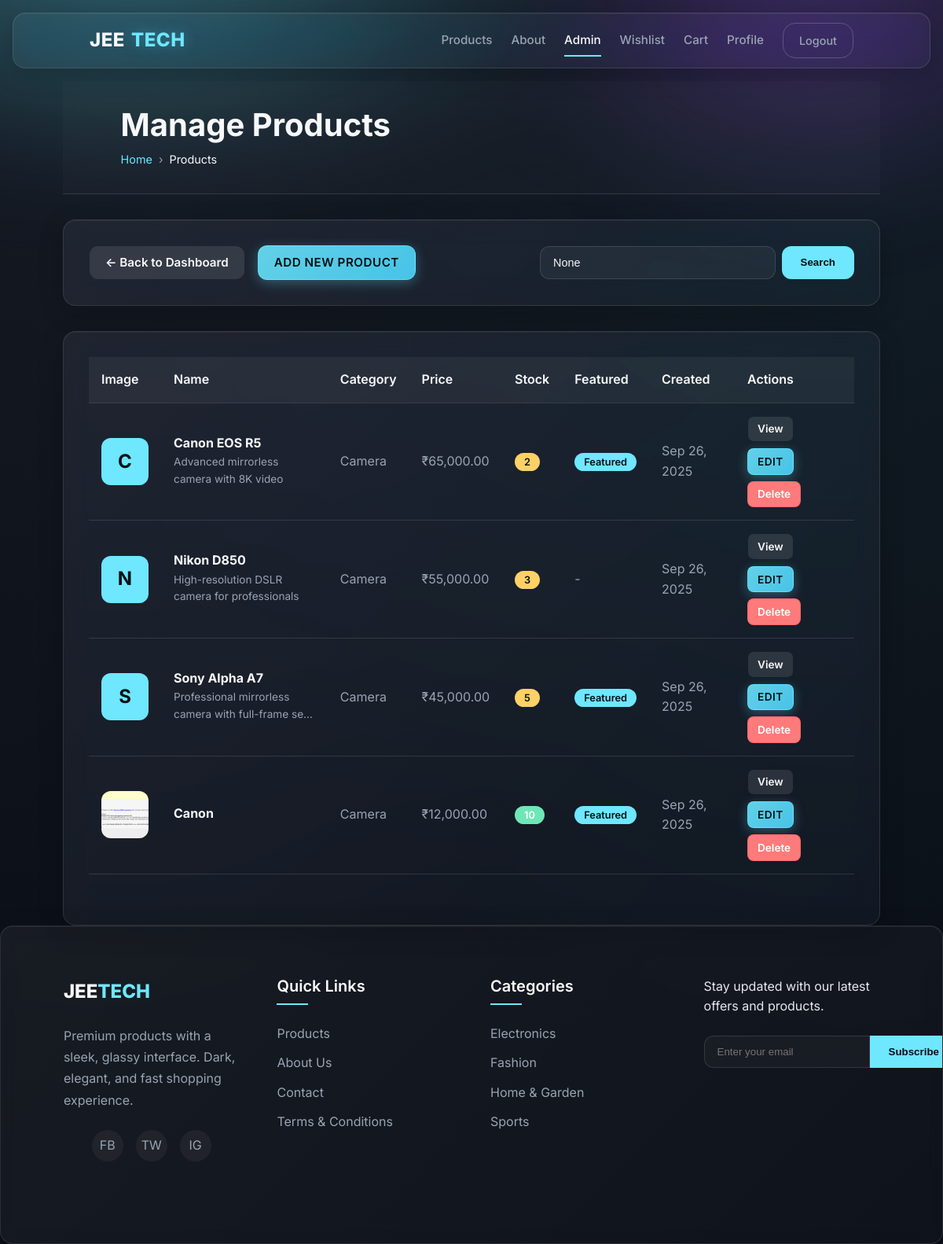
/admin-dashboard/products/ (signed in), run on the app's committed database.
### shop/models.py (models this page shows, shortened)
class Product(models.Model):
    category = models.ForeignKey(Category, on_delete=models.CASCADE, related_name="products")
    name = models.CharField(max_length=200)
    slug = models.SlugField(unique=True, blank=True, null=True)
    description = models.TextField(blank=True)
    price = models.DecimalField(max_digits=10, decimal_places=2)
    stock = models.PositiveIntegerField(default=0)
    image = models.ImageField(upload_to="products/", blank=True)
    created_at = models.DateTimeField(auto_now_add=True, null=True)
    updated_at = models.DateTimeField(auto_now=True, null=True)
    is_featured = models.BooleanField(default=False)
    class Meta:
        ordering = ['-created_at']

class Category(models.Model):
    name = models.CharField(max_length=100)
    slug = models.SlugField(unique=True, blank=True, null=True)
    class Meta:
        verbose_name_plural = "Categories"
        ordering = ['name']

### shop/views.py (the view)
# urls.py: path('admin-dashboard/products/', views.admin_products, name='admin_products'),
@staff_member_required
def admin_products(request):
    products = Product.objects.all().order_by('-created_at')
    search_query = request.GET.get('search')
    if search_query:
        products = products.filter(
            Q(name__icontains=search_query) |
            Q(description__icontains=search_query) |
            Q(category__name__icontains=search_query)
        )
    paginator = Paginator(products, 20)
    page_number = request.GET.get('page')
    page_obj = paginator.get_page(page_number)
    context = {
        'page_obj': page_obj,
        'search_query': search_query,
    }
    return render(request, 'shop/admin_products.html', context)

### shop/context_processors.py (called while the page is built)
def categories(request):
    return {
        'categories': Category.objects.all()[:10]
    }

def cart_wishlist_counts(request):
    context = {
        'cart_count': 0,
        'wishlist_count': 0,
    }
    if request.user.is_authenticated:
        context['cart_count'] = CartItem.objects.filter(user=request.user).count()
        context['wishlist_count'] = Wishlist.objects.filter(user=request.user).count()
    return context

### templates/shop/admin_products.html (shortened to what this page needs)
{% extends 'shop/base.html' %}
{% load humanize %}
{% block page_heading %}Manage Products{% endblock %}
{% block current_page %}Products{% endblock %}
{% block page_content %}
    <div class="admin-header glass-blur fade-in" data-animate>
        <div class="admin-actions">
            <a href="{% url 'admin_dashboard' %}" class="btn btn-outline">← Back to Dashboard</a>
            <a href="{% url 'admin_product_add' %}" class="btn btn-primary">Add New Product</a>
        </div>
        <form method="get" class="search-form">
            <div class="search-group">
                <input type="text" name="search" value="{{ search_query }}" placeholder="Search products..." class="search-input">
                <button type="submit" class="search-btn">Search</button>
            </div>
        </form>
    </div>
    <div class="products-section glass-blur fade-in" data-animate>
        {% if page_obj %}
            <div class="table-container">
                <table class="admin-table">
                    <thead>
                        <tr>
                            <th>Image</th>
                            <th>Name</th>
                            <th>Category</th>
                            <th>Price</th>
                            <th>Stock</th>
                            <th>Featured</th>
                            <th>Created</th>
                            <th>Actions</th>
                        </tr>
                    </thead>
                    <tbody>
                        {% for product in page_obj %}
                            <tr>
                                <td>
                                    {% if product.image %}
                                        <img src="{{ product.image.url }}" alt="{{ product.name }}" class="product-thumb">
                                    {% else %}
                                        <div class="product-thumb-placeholder">{{ product.name|first }}</div>
                                    {% endif %}
                                </td>
                                <td>
                                    <div class="product-info">
                                        <h4>{{ product.name }}</h4>
                                        <p>{{ product.description|truncatechars:50 }}</p>
                                    </div>
                                </td>
                                <td>{{ product.category.name }}</td>
                                <td>₹{{ product.price|intcomma }}</td>
                                <td>
                                    <span class="stock-badge {% if product.stock < 10 %}low-stock{% elif product.stock == 0 %}out-of-stock{% endif %}">
                                        {{ product.stock }}
                                    </span>
                                </td>
                                <td>
                                    {% if product.is_featured %}
                                        <span class="featured-badge">Featured</span>
                                    {% else %}
                                        <span class="not-featured">-</span>
                                    {% endif %}
                                </td>
                                <td>{{ product.created_at|date:"M d, Y" }}</td>
                                <td>
                                    <div class="action-buttons">
                                        <a href="{% url 'product_detail' product.slug %}" class="btn btn-outline btn-sm" target="_blank">View</a>
                                        <a href="{% url 'admin_product_edit' product.id %}" class="btn btn-primary btn-sm">Edit</a>
                                        <a href="{% url 'admin_product_delete' product.id %}" class="btn btn-danger btn-sm" onclick="return confirm('Are you sure you want to delete this product?')">Delete</a>
                                    </div>
                                </td>
                            </tr>
                        {% endfor %}
                    </tbody>
                </table>
            </div>
        {% endif %}
    </div>
{% endblock %}

### templates/shop/admin_products.html (style rules this page uses)
.admin-header { display: flex; justify-content: space-between; align-items: center; padding: 2rem; margin-bottom: 2rem; gap: 2rem; }
.admin-actions { display: flex; gap: 1rem; }
.search-form { flex: 1; max-width: 400px; }
.search-group { display: flex; gap: 0.5rem; }
.search-input { flex: 1; padding: 0.75rem 1rem; border: 1px solid var(--stroke); border-radius: var(--radius-md); background: rgba(255, 255, 255, 0.05); color: var(--text-light); font-size: 0.9rem; }
.search-input::placeholder { color: var(--text-muted); }
.search-btn { padding: 0.75rem 1.5rem; background: var(--primary); color: #001014; border: none; border-radius: var(--radius-md); font-weight: 600; cursor: pointer; transition: all var(--transition-fast); }
.products-section { padding: 2rem; }
.table-container { overflow-x: auto; margin-bottom: 2rem; }
.admin-table { width: 100%; border-collapse: collapse; min-width: 800px; }
.admin-table th, .admin-table td { padding: 1rem; text-align: left; border-bottom: 1px solid var(--stroke); }
.admin-table th { background: rgba(255, 255, 255, 0.05); color: var(--text-light); font-weight: 600; position: sticky; top: 0; }
.admin-table td { color: var(--text-muted); }
.product-thumb { width: 60px; height: 60px; object-fit: cover; border-radius: var(--radius-md); }
.product-thumb-placeholder { width: 60px; height: 60px; background: var(--primary); color: #001014; display: flex; align-items: center; justify-content: center; border-radius: var(--radius-md); font-weight: 700; font-size: 1.5rem; }
.product-info h4 { margin: 0 0 0.25rem; color: var(--text-light); font-size: 1rem; }
.product-info p { margin: 0; color: var(--text-muted); font-size: 0.85rem; }
.stock-badge { padding: 0.25rem 0.75rem; border-radius: var(--radius-full); background: var(--success); color: white; font-size: 0.8rem; font-weight: 600; }
.stock-badge.low-stock { background: var(--warning); color: #001014; }
.featured-badge { padding: 0.25rem 0.75rem; border-radius: var(--radius-full); background: var(--primary); color: #001014; font-size: 0.8rem; font-weight: 600; }
.not-featured { color: var(--text-muted); }
.action-buttons { display: flex; gap: 0.5rem; flex-wrap: wrap; }

### data on the page
Product: name|first "C", name "Canon EOS R5", description "Advanced mirrorless camera with 8K video", category.name "Camera", price "65,000.00", stock "2", is_featured "Featured", created_at "Sep 26, 2025"
Product: name|first "N", name "Nikon D850", description "High-resolution DSLR camera for professionals", category.name "Camera", price "55,000.00", stock "3", created_at "Sep 26, 2025"
Product: name|first "S", name "Sony Alpha A7", description "Professional mirrorless camera with full-frame se…", category.name "Camera", price "45,000.00", stock "5", is_featured "Featured", created_at "Sep 26, 2025"
Product: image (picture), name "Canon", category.name "Camera", price "12,000.00", stock "10", is_featured "Featured", created_at "Sep 26, 2025"
